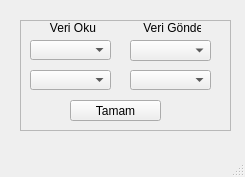
<?xml version="1.0" encoding="UTF-8"?>
<ui version="4.0">
 <class>OtherWindow</class>
 <widget class="QMainWindow" name="OtherWindow">
  <property name="geometry">
   <rect>
    <x>0</x>
    <y>0</y>
    <width>245</width>
    <height>177</height>
   </rect>
  </property>
  <property name="windowTitle">
   <string>MainWindow</string>
  </property>
  <property name="styleSheet">
   <string notr="true">/*
 * The MIT License (MIT)
 *
 * Copyright (c) &lt;2013-2014&gt; &lt;Colin Duquesnoy&gt;
 *
 * Permission is hereby granted, free of charge, to any person obtaining a copy
 * of this software and associated documentation files (the &quot;Software&quot;), to deal
 * in the Software without restriction, including without limitation the rights
 * to use, copy, modify, merge, publish, distribute, sublicense, and/or sell
 * copies of the Software, and to permit persons to whom the Software is
 * furnished to do so, subject to the following conditions:

 * The above copyright notice and this permission notice shall be included in
 * all copies or substantial portions of the Software.

 * THE SOFTWARE IS PROVIDED &quot;AS IS&quot;, WITHOUT WARRANTY OF ANY KIND, EXPRESS OR
 * IMPLIED, INCLUDING BUT NOT LIMITED TO THE WARRANTIES OF MERCHANTABILITY,
 * FITNESS FOR A PARTICULAR PURPOSE AND NONINFRINGEMENT. IN NO EVENT SHALL THE
 * AUTHORS OR COPYRIGHT HOLDERS BE LIABLE FOR ANY CLAIM, DAMAGES OR OTHER
 * LIABILITY, WHETHER IN AN ACTION OF CONTRACT, TORT OR OTHERWISE, ARISING FROM,
 * OUT OF OR IN CONNECTION WITH THE SOFTWARE OR THE USE OR OTHER DEALINGS IN
 * THE SOFTWARE.
 */

QProgressBar:horizontal {
    border: 1px solid #3A3939;
    text-align: center;
    padding: 1px;
    background: #201F1F;
}
QProgressBar::chunk:horizontal {
    background-color: qlineargradient(spread:reflect, x1:1, y1:0.545, x2:1, y2:0, stop:0 rgba(28, 66, 111, 255), stop:1 rgba(37, 87, 146, 255));
}

QToolTip
{
    border: 1px solid #3A3939;
    background-color: rgb(90, 102, 117);;
    color: white;
    padding: 1px;
    opacity: 200;
}

QWidget
{
    color: silver;
    background-color: #302F2F;
    selection-background-color:#3d8ec9;
    selection-color: black;
    background-clip: border;
    border-image: none;
    outline: 0;
}

QWidget:item:hover
{
    background-color: #78879b;
    color: black;
}

QWidget:item:selected
{
    background-color: #3d8ec9;
}

QCheckBox
{
    spacing: 5px;
    outline: none;
    color: #bbb;
    margin-bottom: 2px;
}

QCheckBox:disabled
{
    color: #777777;
}
QCheckBox::indicator,
QGroupBox::indicator
{
    width: 18px;
    height: 18px;
}
QGroupBox::indicator
{
    margin-left: 2px;
}

QCheckBox::indicator:unchecked,
QCheckBox::indicator:unchecked:hover,
QGroupBox::indicator:unchecked,
QGroupBox::indicator:unchecked:hover
{
    image: url(:/dark_blue/img/checkbox_unchecked.png);
}

QCheckBox::indicator:unchecked:focus,
QCheckBox::indicator:unchecked:pressed,
QGroupBox::indicator:unchecked:focus,
QGroupBox::indicator:unchecked:pressed
{
  border: none;
    image: url(:/dark_blue/img/checkbox_unchecked_focus.png);
}

QCheckBox::indicator:checked,
QCheckBox::indicator:checked:hover,
QGroupBox::indicator:checked,
QGroupBox::indicator:checked:hover
{
    image: url(:/dark_blue/img/checkbox_checked.png);
}

QCheckBox::indicator:checked:focus,
QCheckBox::indicator:checked:pressed,
QGroupBox::indicator:checked:focus,
QGroupBox::indicator:checked:pressed
{
  border: none;
    image: url(:/dark_blue/img/checkbox_checked_focus.png);
}

QCheckBox::indicator:indeterminate,
QCheckBox::indicator:indeterminate:hover,
QCheckBox::indicator:indeterminate:pressed
QGroupBox::indicator:indeterminate,
QGroupBox::indicator:indeterminate:hover,
QGroupBox::indicator:indeterminate:pressed
{
    image: url(:/dark_blue/img/checkbox_indeterminate.png);
}

QCheckBox::indicator:indeterminate:focus,
QGroupBox::indicator:indeterminate:focus
{
    image: url(:/dark_blue/img/checkbox_indeterminate_focus.png);
}

QCheckBox::indicator:checked:disabled,
QGroupBox::indicator:checked:disabled
{
    image: url(:/dark_blue/img/checkbox_checked_disabled.png);
}

QCheckBox::indicator:unchecked:disabled,
QGroupBox::indicator:unchecked:disabled
{
    image: url(:/dark_blue/img/checkbox_unchecked_disabled.png);
}

QRadioButton
{
    spacing: 5px;
    outline: none;
    color: #bbb;
    margin-bottom: 2px;
}

QRadioButton:disabled
{
    color: #777777;
}
QRadioButton::indicator
{
    width: 21px;
    height: 21px;
}

QRadioButton::indicator:unchecked,
QRadioButton::indicator:unchecked:hover
{
    image: url(:/dark_blue/img/radio_unchecked.png);
}

QRadioButton::indicator:unchecked:focus,
QRadioButton::indicator:unchecked:pressed
{
  border: none;
  outline: none;
    image: url(:/dark_blue/img/radio_unchecked_focus.png);
}

QRadioButton::indicator:checked,
QRadioButton::indicator:checked:hover
{
  border: none;
  outline: none;
    image: url(:/dark_blue/img/radio_checked.png);
}

QRadioButton::indicator:checked:focus,
QRadioButton::indicato::menu-arrowr:checked:pressed
{
  border: none;
  outline: none;
    image: url(:/dark_blue/img/radio_checked_focus.png);
}

QRadioButton::indicator:indeterminate,
QRadioButton::indicator:indeterminate:hover,
QRadioButton::indicator:indeterminate:pressed
{
        image: url(:/dark_blue/img/radio_indeterminate.png);
}

QRadioButton::indicator:checked:disabled
{
  outline: none;
  image: url(:/dark_blue/img/radio_checked_disabled.png);
}

QRadioButton::indicator:unchecked:disabled
{
    image: url(:/dark_blue/img/radio_unchecked_disabled.png);
}


QMenuBar
{
    background-color: #302F2F;
    color: silver;
}

QMenuBar::item
{
    background: transparent;
}

QMenuBar::item:selected
{
    background: transparent;
    border: 1px solid #3A3939;
}

QMenuBar::item:pressed
{
    border: 1px solid #3A3939;
    background-color: #3d8ec9;
    color: black;
    margin-bottom:-1px;
    padding-bottom:1px;
}

QMenu
{
    border: 1px solid #3A3939;
    color: silver;
    margin: 1px;
}

QMenu::icon
{
    margin: 1px;
}

QMenu::item
{
    padding: 2px 2px 2px 25px;
    margin-left: 5px;
    border: 1px solid transparent; /* reserve space for selection border */
}

QMenu::item:selected
{
    color: black;
}

QMenu::separator {
    height: 2px;
    background: lightblue;
    margin-left: 10px;
    margin-right: 5px;
}

QMenu::indicator {
    width: 16px;
    height: 16px;
}

/* non-exclusive indicator = check box style indicator
   (see QActionGroup::setExclusive) */
QMenu::indicator:non-exclusive:unchecked {
    image: url(:/dark_blue/img/checkbox_unchecked.png);
}

QMenu::indicator:non-exclusive:unchecked:selected {
    image: url(:/dark_blue/img/checkbox_unchecked_disabled.png);
}

QMenu::indicator:non-exclusive:checked {
    image: url(:/dark_blue/img/checkbox_checked.png);
}

QMenu::indicator:non-exclusive:checked:selected {
    image: url(:/dark_blue/img/checkbox_checked_disabled.png);
}

/* exclusive indicator = radio button style indicator (see QActionGroup::setExclusive) */
QMenu::indicator:exclusive:unchecked {
    image: url(:/dark_blue/img/radio_unchecked.png);
}

QMenu::indicator:exclusive:unchecked:selected {
    image: url(:/dark_blue/img/radio_unchecked_disabled.png);
}

QMenu::indicator:exclusive:checked {
    image: url(:/dark_blue/img/radio_checked.png);
}

QMenu::indicator:exclusive:checked:selected {
    image: url(:/dark_blue/img/radio_checked_disabled.png);
}

QMenu::right-arrow {
    margin: 5px;
    image: url(:/dark_blue/img/right_arrow.png)
}


QWidget:disabled
{
    color: #808080;
    background-color: #302F2F;
}

QAbstractItemView
{
    alternate-background-color: #3A3939;
    color: silver;
    border: 1px solid 3A3939;
    border-radius: 2px;
    padding: 1px;
}

QWidget:focus, QMenuBar:focus
{
    border: 1px solid #78879b;
}

QTabWidget:focus, QCheckBox:focus, QRadioButton:focus, QSlider:focus
{
    border: none;
}

QLineEdit
{
    background-color: #201F1F;
    padding: 2px;
    border-style: solid;
    border: 1px solid #3A3939;
    border-radius: 2px;
    color: silver;
}

QGroupBox {
    border:1px solid #3A3939;
    border-radius: 2px;
    margin-top: 20px;
    background-color: #302F2F;
    color: silver;
}

QGroupBox::title {
    subcontrol-origin: margin;
    subcontrol-position: top center;
    padding-left: 10px;
    padding-right: 10px;
    padding-top: 10px;
}

QAbstractScrollArea
{
    border-radius: 2px;
    border: 1px solid #3A3939;
    background-color: transparent;
}

QScrollBar:horizontal
{
    height: 15px;
    margin: 3px 15px 3px 15px;
    border: 1px transparent #2A2929;
    border-radius: 4px;
    background-color: #2A2929;
}

QScrollBar::handle:horizontal
{
    background-color: #605F5F;
    min-width: 5px;
    border-radius: 4px;
}

QScrollBar::add-line:horizontal
{
    margin: 0px 3px 0px 3px;
    border-image: url(:/dark_blue/img/right_arrow_disabled.png);
    width: 10px;
    height: 10px;
    subcontrol-position: right;
    subcontrol-origin: margin;
}

QScrollBar::sub-line:horizontal
{
    margin: 0px 3px 0px 3px;
    border-image: url(:/dark_blue/img/left_arrow_disabled.png);
    height: 10px;
    width: 10px;
    subcontrol-position: left;
    subcontrol-origin: margin;
}

QScrollBar::add-line:horizontal:hover,QScrollBar::add-line:horizontal:on
{
    border-image: url(:/dark_blue/img/right_arrow.png);
    height: 10px;
    width: 10px;
    subcontrol-position: right;
    subcontrol-origin: margin;
}


QScrollBar::sub-line:horizontal:hover, QScrollBar::sub-line:horizontal:on
{
    border-image: url(:/dark_blue/img/left_arrow.png);
    height: 10px;
    width: 10px;
    subcontrol-position: left;
    subcontrol-origin: margin;
}

QScrollBar::up-arrow:horizontal, QScrollBar::down-arrow:horizontal
{
    background: none;
}


QScrollBar::add-page:horizontal, QScrollBar::sub-page:horizontal
{
    background: none;
}

QScrollBar:vertical
{
    background-color: #2A2929;
    width: 15px;
    margin: 15px 3px 15px 3px;
    border: 1px transparent #2A2929;
    border-radius: 4px;
}

QScrollBar::handle:vertical
{
    background-color: #605F5F;
    min-height: 5px;
    border-radius: 4px;
}

QScrollBar::sub-line:vertical
{
    margin: 3px 0px 3px 0px;
    border-image: url(:/dark_blue/img/up_arrow_disabled.png);
    height: 10px;
    width: 10px;
    subcontrol-position: top;
    subcontrol-origin: margin;
}

QScrollBar::add-line:vertical
{
    margin: 3px 0px 3px 0px;
    border-image: url(:/dark_blue/img/down_arrow_disabled.png);
    height: 10px;
    width: 10px;
    subcontrol-position: bottom;
    subcontrol-origin: margin;
}

QScrollBar::sub-line:vertical:hover,QScrollBar::sub-line:vertical:on
{

    border-image: url(:/dark_blue/img/up_arrow.png);
    height: 10px;
    width: 10px;
    subcontrol-position: top;
    subcontrol-origin: margin;
}


QScrollBar::add-line:vertical:hover, QScrollBar::add-line:vertical:on
{
    border-image: url(:/dark_blue/img/down_arrow.png);
    height: 10px;
    width: 10px;
    subcontrol-position: bottom;
    subcontrol-origin: margin;
}

QScrollBar::up-arrow:vertical, QScrollBar::down-arrow:vertical
{
    background: none;
}


QScrollBar::add-page:vertical, QScrollBar::sub-page:vertical
{
    background: none;
}

QTextEdit
{
    background-color: #201F1F;
    color: silver;
    border: 1px solid #3A3939;
}

QPlainTextEdit
{
    background-color: #201F1F;;
    color: silver;
    border-radius: 2px;
    border: 1px solid #3A3939;
}

QHeaderView::section
{
    background-color: #3A3939;
    color: silver;
    padding-left: 4px;
    border: 1px solid #6c6c6c;
}

QSizeGrip {
    image: url(:/dark_blue/img/sizegrip.png);
    width: 12px;
    height: 12px;
}

QMainWindow
{
    background-color: #302F2F;

}

QMainWindow::separator
{
    background-color: #302F2F;
    color: white;
    padding-left: 4px;
    spacing: 2px;
    border: 1px dashed #3A3939;
}

QMainWindow::separator:hover
{

    background-color: #787876;
    color: white;
    padding-left: 4px;
    border: 1px solid #3A3939;
    spacing: 2px;
}


QMenu::separator
{
    height: 1px;
    background-color: #3A3939;
    color: white;
    padding-left: 4px;
    margin-left: 10px;
    margin-right: 5px;
}


QFrame
{
    border-radius: 2px;
    border: 1px solid #444;
}

QFrame[frameShape=&quot;0&quot;]
{
    border-radius: 2px;
    border: 1px transparent #444;
}

QStackedWidget
{
    background-color: #302F2F;
    border: 1px transparent black;
}

QToolBar {
    border: 1px transparent #393838;
    background: 1px solid #302F2F;
    font-weight: bold;
}

QToolBar::handle:horizontal {
    image: url(:/dark_blue/img/Hmovetoolbar.png);
}
QToolBar::handle:vertical {
    image: url(:/dark_blue/img/Vmovetoolbar.png);
}
QToolBar::separator:horizontal {
    image: url(:/dark_blue/img/Hsepartoolbar.png);
}
QToolBar::separator:vertical {
    image: url(:/dark_blue/img/Vsepartoolbars.png);
}

QPushButton
{
    color: silver;
    background-color: #302F2F;
    border-width: 2px;
    border-color: #4A4949;
    border-style: solid;
    padding-top: 2px;
    padding-bottom: 2px;
    padding-left: 10px;
    padding-right: 10px;
    border-radius: 4px;
    /* outline: none; */
    /* min-width: 40px; */
}

QPushButton:disabled
{
    background-color: #302F2F;
    border-width: 2px;
    border-color: #3A3939;
    border-style: solid;
    padding-top: 2px;
    padding-bottom: 2px;
    padding-left: 10px;
    padding-right: 10px;
    /*border-radius: 2px;*/
    color: #808080;
}

QPushButton:focus {
    background-color: #3d8ec9;
    color: white;
}

QComboBox
{
    selection-background-color: #3d8ec9;
    background-color: #201F1F;
    border-style: solid;
    border: 1px solid #3A3939;
    border-radius: 2px;
    padding: 2px;
    min-width: 75px;
}

QPushButton:checked{
    background-color: #4A4949;
    border-color: #6A6969;
}

QPushButton:hover {
    border: 2px solid #78879b;
    color: silver;
}

QComboBox:hover, QAbstractSpinBox:hover,QLineEdit:hover,QTextEdit:hover,QPlainTextEdit:hover,QAbstractView:hover,QTreeView:hover
{
    border: 1px solid #78879b;
    color: silver;
}

QComboBox:on
{
    background-color: #626873;
    padding-top: 3px;
    padding-left: 4px;
    selection-background-color: #4a4a4a;
}

QComboBox QAbstractItemView
{
    background-color: #201F1F;
    border-radius: 2px;
    border: 1px solid #444;
    selection-background-color: #3d8ec9;
    color: silver;
}

QComboBox::drop-down
{
    subcontrol-origin: padding;
    subcontrol-position: top right;
    width: 15px;

    border-left-width: 0px;
    border-left-color: darkgray;
    border-left-style: solid;
    border-top-right-radius: 3px;
    border-bottom-right-radius: 3px;
}

QComboBox::down-arrow
{
    image: url(:/dark_blue/img/down_arrow_disabled.png);
}

QComboBox::down-arrow:on, QComboBox::down-arrow:hover,
QComboBox::down-arrow:focus
{
    image: url(:/dark_blue/img/down_arrow.png);
}

QPushButton:pressed
{
    background-color: #484846;
}

QAbstractSpinBox {
    padding-top: 2px;
    padding-bottom: 2px;
    border: 1px solid #3A3939;
    background-color: #201F1F;
    color: silver;
    border-radius: 2px;
    min-width: 75px;
}

QAbstractSpinBox:up-button
{
    background-color: transparent;
    subcontrol-origin: border;
    subcontrol-position: top right;
}

QAbstractSpinBox:down-button
{
    background-color: transparent;
    subcontrol-origin: border;
    subcontrol-position: bottom right;
}

QAbstractSpinBox::up-arrow,QAbstractSpinBox::up-arrow:disabled,QAbstractSpinBox::up-arrow:off {
    image: url(:/dark_blue/img/up_arrow_disabled.png);
    width: 10px;
    height: 10px;
}
QAbstractSpinBox::up-arrow:hover
{
    image: url(:/dark_blue/img/up_arrow.png);
}


QAbstractSpinBox::down-arrow,QAbstractSpinBox::down-arrow:disabled,QAbstractSpinBox::down-arrow:off
{
    image: url(:/dark_blue/img/down_arrow_disabled.png);
    width: 10px;
    height: 10px;
}
QAbstractSpinBox::down-arrow:hover
{
    image: url(:/dark_blue/img/down_arrow.png);
}


QLabel
{
    border: 0px solid black;
}

QTabWidget{
    border: 1px transparent black;
}

QTabWidget::pane {
    border: 1px solid #444;
    border-radius: 3px;
    padding: 3px;
}

QTabBar
{
    qproperty-drawBase: 0;
    left: 5px; /* move to the right by 5px */
}

QTabBar:focus
{
    border: 0px transparent black;
}

QTabBar::close-button  {
    image: url(:/dark_blue/img/close.png);
    background: transparent;
}

QTabBar::close-button:hover
{
    image: url(:/dark_blue/img/close-hover.png);
    background: transparent;
}

QTabBar::close-button:pressed {
    image: url(:/dark_blue/img/close-pressed.png);
    background: transparent;
}

/* TOP TABS */
QTabBar::tab:top {
    color: #b1b1b1;
    border: 1px solid #4A4949;
    border-bottom: 1px transparent black;
    background-color: #302F2F;
    padding: 5px;
    border-top-left-radius: 2px;
    border-top-right-radius: 2px;
}

QTabBar::tab:top:!selected
{
    color: #b1b1b1;
    background-color: #201F1F;
    border: 1px transparent #4A4949;
    border-bottom: 1px transparent #4A4949;
    border-top-left-radius: 0px;
    border-top-right-radius: 0px;
}

QTabBar::tab:top:!selected:hover {
    background-color: #48576b;
}

/* BOTTOM TABS */
QTabBar::tab:bottom {
    color: #b1b1b1;
    border: 1px solid #4A4949;
    border-top: 1px transparent black;
    background-color: #302F2F;
    padding: 5px;
    border-bottom-left-radius: 2px;
    border-bottom-right-radius: 2px;
}

QTabBar::tab:bottom:!selected
{
    color: #b1b1b1;
    background-color: #201F1F;
    border: 1px transparent #4A4949;
    border-top: 1px transparent #4A4949;
    border-bottom-left-radius: 0px;
    border-bottom-right-radius: 0px;
}

QTabBar::tab:bottom:!selected:hover {
    background-color: #78879b;
}

/* LEFT TABS */
QTabBar::tab:left {
    color: #b1b1b1;
    border: 1px solid #4A4949;
    border-left: 1px transparent black;
    background-color: #302F2F;
    padding: 5px;
    border-top-right-radius: 2px;
    border-bottom-right-radius: 2px;
}

QTabBar::tab:left:!selected
{
    color: #b1b1b1;
    background-color: #201F1F;
    border: 1px transparent #4A4949;
    border-right: 1px transparent #4A4949;
    border-top-right-radius: 0px;
    border-bottom-right-radius: 0px;
}

QTabBar::tab:left:!selected:hover {
    background-color: #48576b;
}


/* RIGHT TABS */
QTabBar::tab:right {
    color: #b1b1b1;
    border: 1px solid #4A4949;
    border-right: 1px transparent black;
    background-color: #302F2F;
    padding: 5px;
    border-top-left-radius: 2px;
    border-bottom-left-radius: 2px;
}

QTabBar::tab:right:!selected
{
    color: #b1b1b1;
    background-color: #201F1F;
    border: 1px transparent #4A4949;
    border-right: 1px transparent #4A4949;
    border-top-left-radius: 0px;
    border-bottom-left-radius: 0px;
}

QTabBar::tab:right:!selected:hover {
    background-color: #48576b;
}

QTabBar QToolButton::right-arrow:enabled {
     image: url(:/dark_blue/img/right_arrow.png);
 }

 QTabBar QToolButton::left-arrow:enabled {
     image: url(:/dark_blue/img/left_arrow.png);
 }

QTabBar QToolButton::right-arrow:disabled {
     image: url(:/dark_blue/img/right_arrow_disabled.png);
 }

 QTabBar QToolButton::left-arrow:disabled {
     image: url(:/dark_blue/img/left_arrow_disabled.png);
 }


QDockWidget {
    border: 1px solid #403F3F;
    titlebar-close-icon: url(:/dark_blue/img/close.png);
    titlebar-normal-icon: url(:/dark_blue/img/undock.png);
}

QDockWidget::close-button, QDockWidget::float-button {
    border: 1px solid transparent;
    border-radius: 2px;
    background: transparent;
}

QDockWidget::close-button:hover, QDockWidget::float-button:hover {
    background: rgba(255, 255, 255, 10);
}

QDockWidget::close-button:pressed, QDockWidget::float-button:pressed {
    padding: 1px -1px -1px 1px;
    background: rgba(255, 255, 255, 10);
}

QTreeView, QListView, QTextBrowser, AtLineEdit, AtLineEdit::hover {
    border: 1px solid #444;
    background-color: silver;
    border-radius: 3px;
    margin-left: 3px;
    color: black;
}

QTreeView:branch:selected, QTreeView:branch:hover {
    background: url(:/dark_blue/img/transparent.png);
}

QTreeView::branch:has-siblings:!adjoins-item {
    border-image: url(:/dark_blue/img/transparent.png);
}

QTreeView::branch:has-siblings:adjoins-item {
    border-image: url(:/dark_blue/img/transparent.png);
}

QTreeView::branch:!has-children:!has-siblings:adjoins-item {
    border-image: url(:/dark_blue/img/transparent.png);
}

QTreeView::branch:has-children:!has-siblings:closed,
QTreeView::branch:closed:has-children:has-siblings {
    image: url(:/dark_blue/img/branch_closed.png);
}

QTreeView::branch:open:has-children:!has-siblings,
QTreeView::branch:open:has-children:has-siblings  {
    image: url(:/dark_blue/img/branch_open.png);
}

QTreeView::branch:has-children:!has-siblings:closed:hover,
QTreeView::branch:closed:has-children:has-siblings:hover {
    image: url(:/dark_blue/img/branch_closed-on.png);
    }

QTreeView::branch:open:has-children:!has-siblings:hover,
QTreeView::branch:open:has-children:has-siblings:hover  {
    image: url(:/dark_blue/img/branch_open-on.png);
    }

QListView::item:!selected:hover, QListView::item:!selected:hover, QTreeView::item:!selected:hover  {
    background: rgba(0, 0, 0, 0);
    outline: 0;
    color: #FFFFFF
}

QListView::item:selected:hover, QListView::item:selected:hover, QTreeView::item:selected:hover  {
    background: #3d8ec9;
    color: #FFFFFF;
}

QSlider::groove:horizontal {
    border: 1px solid #3A3939;
    height: 8px;
    background: #201F1F;
    margin: 2px 0;
    border-radius: 2px;
}

QSlider::handle:horizontal {
    background: QLinearGradient( x1: 0, y1: 0, x2: 0, y2: 1,
      stop: 0.0 silver, stop: 0.2 #a8a8a8, stop: 1 #727272);
    border: 1px solid #3A3939;
    width: 14px;
    height: 14px;
    margin: -4px 0;
    border-radius: 2px;
}

QSlider::groove:vertical {
    border: 1px solid #3A3939;
    width: 8px;
    background: #201F1F;
    margin: 0 0px;
    border-radius: 2px;
}

QSlider::handle:vertical {
    background: QLinearGradient( x1: 0, y1: 0, x2: 0, y2: 1, stop: 0.0 silver,
    stop: 0.2 #a8a8a8, stop: 1 #727272);
    border: 1px solid #3A3939;
    width: 14px;
    height: 14px;
    margin: 0 -4px;
    border-radius: 2px;
}

QToolButton {
    /*  background-color: transparent; */
    border: 2px transparent #4A4949;
    border-radius: 4px;
    background-color: dimgray;
    margin: 2px;
    padding: 2px;
}

QToolButton[popupMode=&quot;1&quot;] { /* only for MenuButtonPopup */
 padding-right: 20px; /* make way for the popup button */
 border: 2px transparent #4A4949;
 border-radius: 4px;
}

QToolButton[popupMode=&quot;2&quot;] { /* only for InstantPopup */
 padding-right: 10px; /* make way for the popup button */
 border: 2px transparent #4A4949;
}


QToolButton:hover, QToolButton::menu-button:hover {
    border: 2px solid #78879b;
}

QToolButton:checked, QToolButton:pressed,
    QToolButton::menu-button:pressed {
    background-color: #4A4949;
    border: 2px solid #78879b;
}

/* the subcontrol below is used only in the InstantPopup or DelayedPopup mode */
QToolButton::menu-indicator {
    image: url(:/dark_blue/img/down_arrow.png);
    top: -7px; left: -2px; /* shift it a bit */
}

/* the subcontrols below are used only in the MenuButtonPopup mode */
QToolButton::menu-button {
    border: 1px transparent #4A4949;
    border-top-right-radius: 6px;
    border-bottom-right-radius: 6px;
    /* 16px width + 4px for border = 20px allocated above */
    width: 16px;
    outline: none;
}

QToolButton::menu-arrow {
    image: url(:/dark_blue/img/down_arrow.png);
}

QToolButton::menu-arrow:open {
    top: 1px; left: 1px; /* shift it a bit */
    border: 1px solid #3A3939;
}

QPushButton::menu-indicator  {
    subcontrol-origin: padding;
    subcontrol-position: bottom right;
    left: 4px;
}

QTableView
{
    border: 1px solid #444;
    gridline-color: #6c6c6c;
    background-color: #201F1F;
}


QTableView, QHeaderView
{
    border-radius: 0px;
}

QTableView::item:pressed, QListView::item:pressed, QTreeView::item:pressed  {
    background: #78879b;
    color: #FFFFFF;
}

QTableView::item:selected:active, QTreeView::item:selected:active, QListView::item:selected:active  {
    background: #3d8ec9;
    color: #FFFFFF;
}


QHeaderView
{
    border: 1px transparent;
    border-radius: 2px;
    margin: 0px;
    padding: 0px;
}

QHeaderView::section  {
    background-color: #3A3939;
    color: silver;
    padding: 4px;
    border: 1px solid #6c6c6c;
    border-radius: 0px;
    text-align: center;
}

QHeaderView::section::vertical::first, QHeaderView::section::vertical::only-one
{
    border-top: 1px solid #6c6c6c;
}

QHeaderView::section::vertical
{
    border-top: transparent;
}

QHeaderView::section::horizontal::first, QHeaderView::section::horizontal::only-one
{
    border-left: 1px solid #6c6c6c;
}

QHeaderView::section::horizontal
{
    border-left: transparent;
}


QHeaderView::section:checked
 {
    color: white;
    background-color: #5A5959;
 }

 /* style the sort indicator */
QHeaderView::down-arrow {
    image: url(:/dark_blue/img/down_arrow.png);
}

QHeaderView::up-arrow {
    image: url(:/dark_blue/img/up_arrow.png);
}


QTableCornerButton::section {
    background-color: #3A3939;
    border: 1px solid #3A3939;
    border-radius: 2px;
}

QToolBox  {
    padding: 3px;
    border: 1px transparent black;
}

QToolBox::tab {
    color: #b1b1b1;
    background-color: #302F2F;
    border: 1px solid #4A4949;
    border-bottom: 1px transparent #302F2F;
    border-top-left-radius: 5px;
    border-top-right-radius: 5px;
}

 QToolBox::tab:selected { /* italicize selected tabs */
    font: italic;
    background-color: #302F2F;
    border-color: #3d8ec9;
 }

QStatusBar::item {
    border: 1px solid #3A3939;
    border-radius: 2px;
 }


QFrame[height=&quot;3&quot;], QFrame[width=&quot;3&quot;] {
    background-color: #AAA;
}


QSplitter::handle {
    border: 1px dashed #3A3939;
}

QSplitter::handle:hover {
    background-color: #787876;
    border: 1px solid #3A3939;
}

QSplitter::handle:horizontal {
    width: 1px;
}

QSplitter::handle:vertical {
    height: 1px;
}

QListWidget {
    background-color: silver;
    border-radius: 5px;
    margin-left: 5px;
}

QListWidget::item {
    color: black;
}

QMessageBox {
    messagebox-critical-icon	: url(:/dark_blue/img/critical.png);
    messagebox-information-icon	: url(:/dark_blue/img/information.png);
    messagebox-question-icon	: url(:/dark_blue/img/question.png);
    messagebox-warning-icon:    : url(:/dark_blue/img/warning.png);
}

ColorButton::enabled {
    border-radius: 0px;
    border: 1px solid #444444;
}

ColorButton::disabled {
    border-radius: 0px;
    border: 1px solid #AAAAAA;
}</string>
  </property>
  <widget class="QWidget" name="centralwidget">
   <widget class="QFrame" name="frame_2">
    <property name="geometry">
     <rect>
      <x>20</x>
      <y>20</y>
      <width>211</width>
      <height>111</height>
     </rect>
    </property>
    <property name="frameShape">
     <enum>QFrame::StyledPanel</enum>
    </property>
    <property name="frameShadow">
     <enum>QFrame::Raised</enum>
    </property>
    <widget class="QLabel" name="label_3">
     <property name="geometry">
      <rect>
       <x>20</x>
       <y>0</y>
       <width>61</width>
       <height>16</height>
      </rect>
     </property>
     <property name="text">
      <string>   Veri Oku</string>
     </property>
    </widget>
    <widget class="QLabel" name="label_4">
     <property name="geometry">
      <rect>
       <x>120</x>
       <y>0</y>
       <width>61</width>
       <height>16</height>
      </rect>
     </property>
     <property name="text">
      <string> Veri Gönder</string>
     </property>
    </widget>
    <widget class="QComboBox" name="com">
     <property name="geometry">
      <rect>
       <x>10</x>
       <y>20</y>
       <width>81</width>
       <height>20</height>
      </rect>
     </property>
     <item>
      <property name="text">
       <string/>
      </property>
     </item>
    </widget>
    <widget class="QComboBox" name="com_2">
     <property name="geometry">
      <rect>
       <x>110</x>
       <y>20</y>
       <width>81</width>
       <height>21</height>
      </rect>
     </property>
     <item>
      <property name="text">
       <string/>
      </property>
     </item>
    </widget>
    <widget class="QComboBox" name="bound">
     <property name="geometry">
      <rect>
       <x>10</x>
       <y>50</y>
       <width>81</width>
       <height>20</height>
      </rect>
     </property>
     <item>
      <property name="text">
       <string/>
      </property>
     </item>
     <item>
      <property name="text">
       <string>9600</string>
      </property>
     </item>
     <item>
      <property name="text">
       <string>19200</string>
      </property>
     </item>
     <item>
      <property name="text">
       <string>115200</string>
      </property>
     </item>
    </widget>
    <widget class="QComboBox" name="bound_2">
     <property name="geometry">
      <rect>
       <x>110</x>
       <y>50</y>
       <width>81</width>
       <height>20</height>
      </rect>
     </property>
     <item>
      <property name="text">
       <string/>
      </property>
     </item>
     <item>
      <property name="text">
       <string>9600</string>
      </property>
     </item>
     <item>
      <property name="text">
       <string>19200</string>
      </property>
     </item>
     <item>
      <property name="text">
       <string>115200</string>
      </property>
     </item>
    </widget>
    <widget class="QPushButton" name="tamam">
     <property name="geometry">
      <rect>
       <x>50</x>
       <y>80</y>
       <width>91</width>
       <height>21</height>
      </rect>
     </property>
     <property name="text">
      <string>Tamam</string>
     </property>
    </widget>
   </widget>
  </widget>
  <widget class="QMenuBar" name="menubar">
   <property name="geometry">
    <rect>
     <x>0</x>
     <y>0</y>
     <width>245</width>
     <height>21</height>
    </rect>
   </property>
  </widget>
  <widget class="QStatusBar" name="statusbar"/>
 </widget>
 <resources/>
 <connections/>
</ui>
